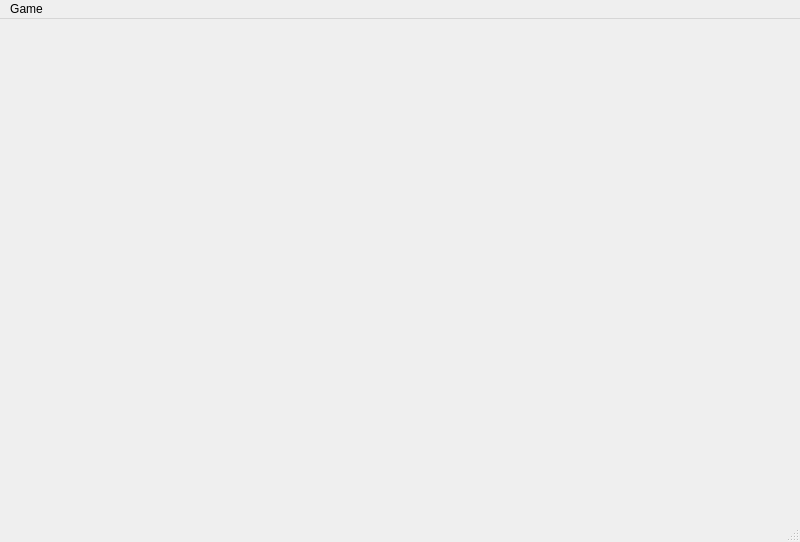
<?xml version="1.0" encoding="UTF-8"?>
<ui version="4.0">
 <class>MainWindow</class>
 <widget class="QMainWindow" name="MainWindow">
  <property name="geometry">
   <rect>
    <x>0</x>
    <y>0</y>
    <width>800</width>
    <height>542</height>
   </rect>
  </property>
  <property name="windowTitle">
   <string>Battleplan</string>
  </property>
  <property name="windowIcon">
   <iconset>
    <normaloff>../../../Downloads/page-end.png</normaloff>../../../Downloads/page-end.png</iconset>
  </property>
  <property name="styleSheet">
   <string notr="true">MainWindow {
	background-image: url(:/abstract_bg.jpg);
}
color: white;</string>
  </property>
  <widget class="QWidget" name="centralwidget"/>
  <widget class="QMenuBar" name="menubar">
   <property name="geometry">
    <rect>
     <x>0</x>
     <y>0</y>
     <width>800</width>
     <height>21</height>
    </rect>
   </property>
   <widget class="QMenu" name="menuFile">
    <property name="title">
     <string>Game</string>
    </property>
    <addaction name="actionNew_Map"/>
    <addaction name="actionAdd_Player"/>
   </widget>
   <addaction name="menuFile"/>
  </widget>
  <widget class="QStatusBar" name="statusbar"/>
  <action name="actionNew_Map">
   <property name="text">
    <string>New Map</string>
   </property>
  </action>
  <action name="actionAdd_Player">
   <property name="text">
    <string>Add Player</string>
   </property>
  </action>
 </widget>
 <resources/>
 <connections/>
</ui>
